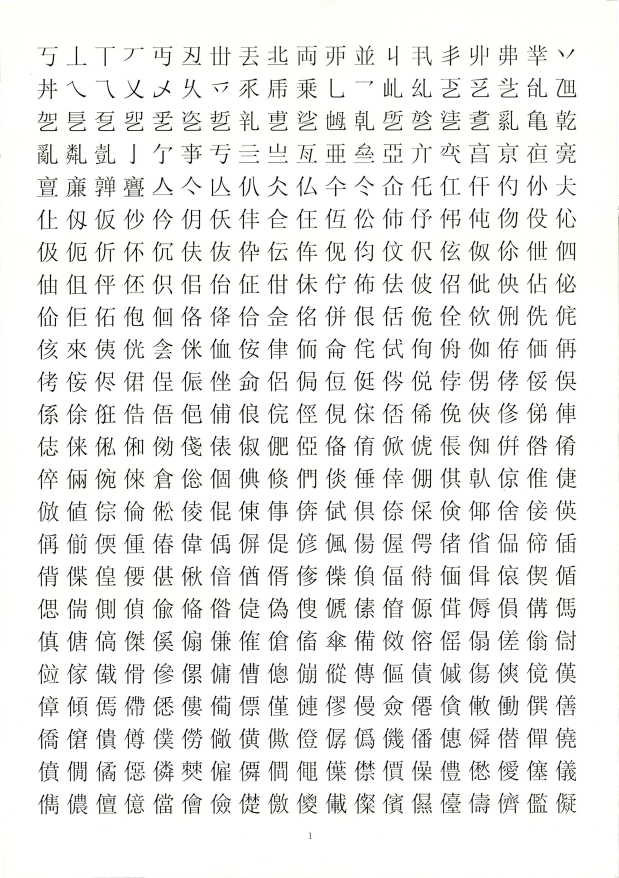
#> input picture 2万汉字/origin/浅红.0001.tif, 2474 x 3512 px (shown at 1/4 size); its folder holds only this picture in this run
$ python -i '剪切图片.py'   (imports and definitions only)   (older library calls are emulated)
#> lines starting #> are read from the running program, lines starting #| are printed output that depends on the picture; after the words box and inside, x2 and y2 are one past the last pixel; in counts of white or black regions, pixels touching at a corner belong together
# -*- coding: utf-8 -*-
import os
import cv2
import time
import numpy as np
import re  # 查找字符串   re.finditer(word, path)]
from matplotlib import pyplot as plt
from PIL import Image


# 可以读取带中文路径的图
# [9 lines left out: function cv_imread, not called in this run]


#遍历文件夹
list = []
def TraverFolders(rootDir):
#> further down, picture is the input picture: shape (3512, 2474, 3); mean B, G, R 235.7, 237, 236.8
    for lists in os.listdir(rootDir):
        path = os.path.join(rootDir, lists)
        list.append(path)
        if os.path.isdir(path):
            TraverFolders(path)
    return list

#倾斜校正
def copybook_correction(image):
    '''
    @description:字帖图像倾斜校正
    @image:字帖原图像
    @return:rotate_img 校正后的图片, angle 倾斜角度
    @author:RenHui
    '''
    edge_x = 50
    edge_y = 80
    # 设置ROI 截掉可能存在的边框
    image_ROI = image[edge_y:-edge_y, edge_x:-edge_x]
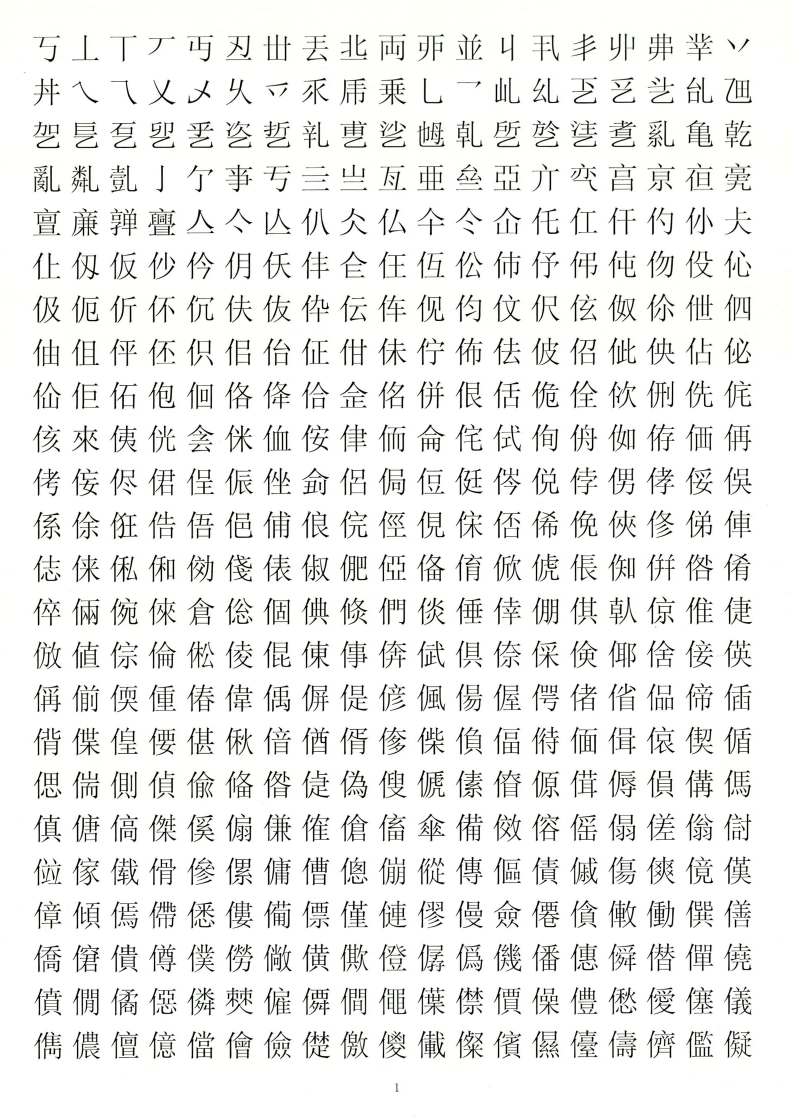
#> image_ROI: shape (3352, 2374, 3) (shown at 1/3 size); mean B, G, R 234.2, 235.4, 235.2

    # 灰度 二值 闭操作
    gary = cv2.cvtColor(image_ROI, cv2.COLOR_BGR2GRAY)
    retval, binary = cv2.threshold(gary, 0, 255, cv2.THRESH_OTSU)
#> binary: shape (3352, 2374); 91.8% white; 1671 black regions (18 under 20 px), largest, box (x1, y1, x2, y2) and area: (216, 625, 296, 708) 1694, (2172, 2180, 2254, 2262) 1594, (1272, 3093, 1335, 3175) 1569
#> retval = 150

    kernel = np.ones((3, 3), np.uint8)
    closing = cv2.morphologyEx(binary, cv2.MORPH_CLOSE, kernel)
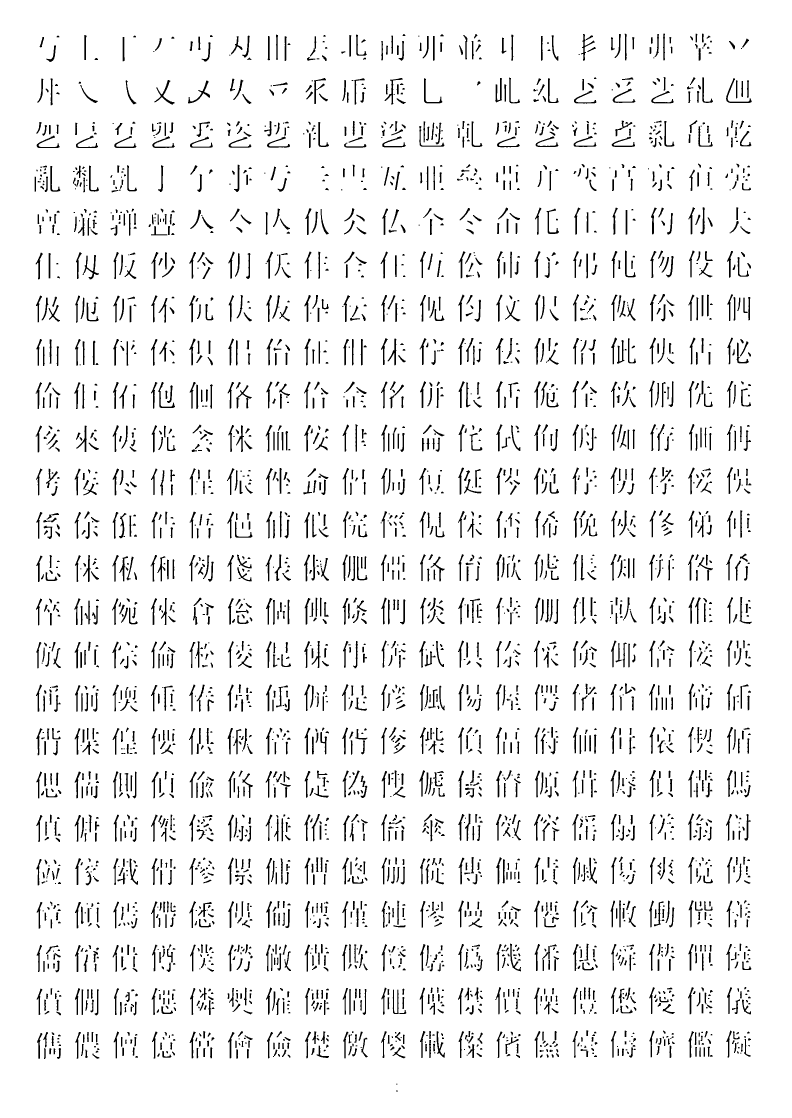
#> closing: shape (3352, 2374) (shown at 1/3 size); 93.5% white; 3727 black regions (376 under 20 px), largest, box (x1, y1, x2, y2) and area: (251, 765, 297, 838) 777, (463, 240, 524, 314) 766, (564, 242, 630, 310) 737

    # 将页码区域置白
    cv2.rectangle(closing, (1000, closing.shape[0] - 100), (1350, closing.shape[0]), 255, -1)

    # 取反
    closing = 255 - closing
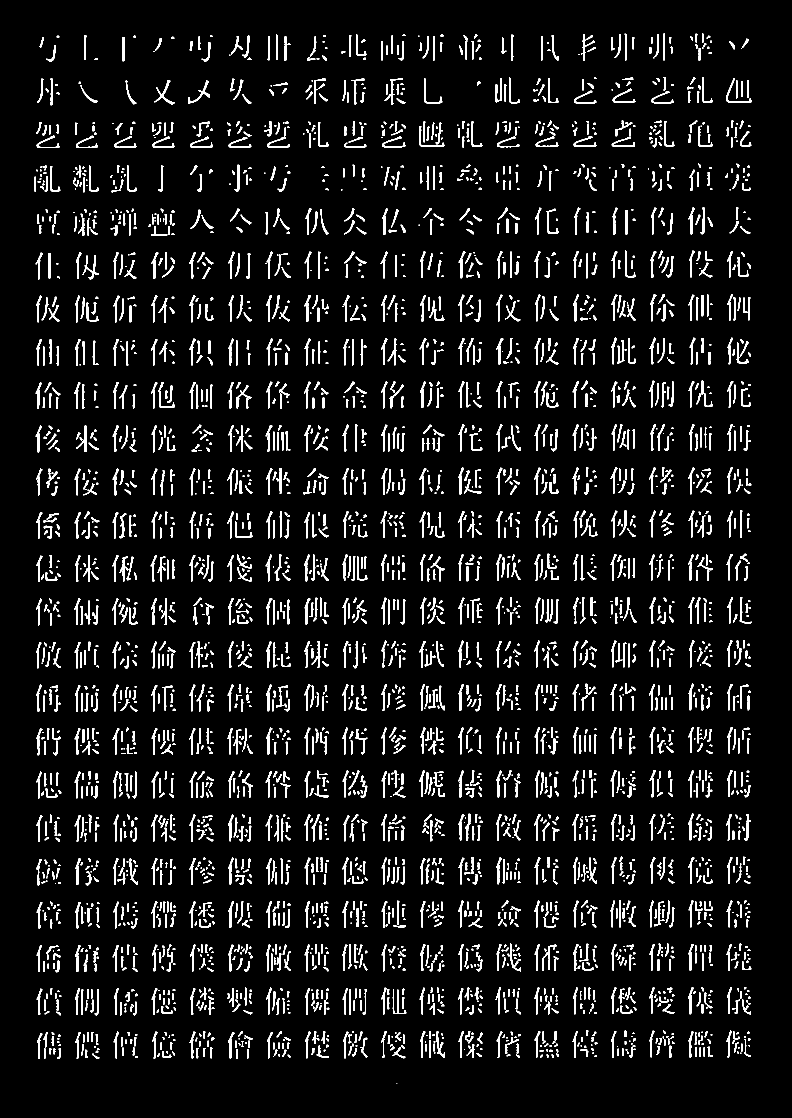
#> closing: shape (3352, 2374) (shown at 1/3 size); 6.5% white; 3726 white regions (375 under 20 px)

    # 提取轮廓 合并 计算最小外接矩形
    _, contours, _ = cv2.findContours(closing,
                                      cv2.RETR_TREE,
                                      cv2.CHAIN_APPROX_SIMPLE)
#> contours = 3727 contours, 631 with area under 20; largest, box (x1, y1, x2, y2) and area: (463, 240, 524, 314) 632, (251, 765, 297, 838) 616, (564, 242, 630, 310) 606, (709, 1156, 755, 1225) 540, (2178, 235, 2255, 309) 521
    max_contours = np.concatenate(contours)
#> max_contours = contour of 78522 points, box (x1, y1, x2, y2) (104, 101, 2255, 3252), area 544885
    min_rect = cv2.minAreaRect(max_contours)
#> min_rect = ((1180.9, 1676.5), (2150.4, 3149), -0.0863)

    # 计算在原图的中心点，角度
    center_point = (min_rect[0][0] + edge_x, min_rect[0][1] + edge_y)
#> center_point = (1230.9, 1756.5)
    angle = min_rect[2]
#> angle = -0.0863
    if angle < -45:
        angle += 90

    # 计算放射矩阵，旋转图像
    rotate_mat = cv2.getRotationMatrix2D(center_point, angle, 1)
#> rotate_mat = [[1, -0.00151, 2.65], [0.00151, 1, -1.85]]
    rotate_img = cv2.warpAffine(image, rotate_mat, (image.shape[1], image.shape[0]))
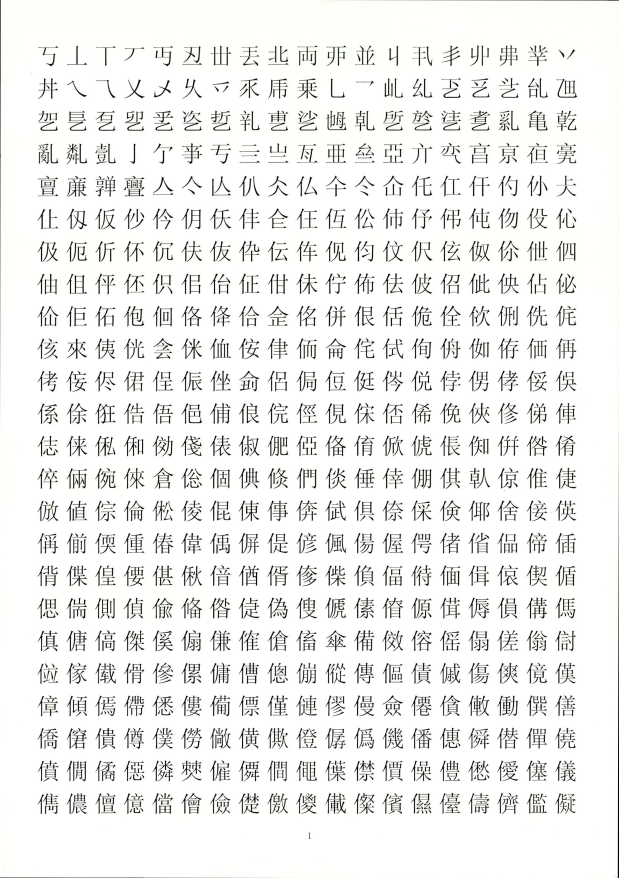
#> rotate_img: shape (3512, 2474, 3) (shown at 1/4 size); mean B, G, R 235.5, 236.8, 236.6

    return rotate_img, angle


# 切割存图
# [258 lines left out: function MyCutImg, not called in this run]


# --------------读取txt-------------------------------------------------------------
# [1 line not run here, left out]
# [1 line that did not run here, left out]
baseSavePath = r"D:\sxl\处理图片\汉字分类\2万汉字\汉字文件夹"
# --------------读取txt-------------------------------------------------------------

# --------------批量读图------------------------------------------------------------------------------------
path = r"D:\sxl\处理图片\汉字分类\不带花纹"
# [1 line that did not run here, left out]
# [1 line not run here, left out]
countfile = 0
countImg=0
iDisPlay=100
# [36 lines not run here, left out]

>>> import cv2
>>> picture = cv2.imread('origin/浅红.0001.tif')
>>> result = copybook_correction(picture)

$ run again, on 2万汉字/origin/浅红.0002.tif
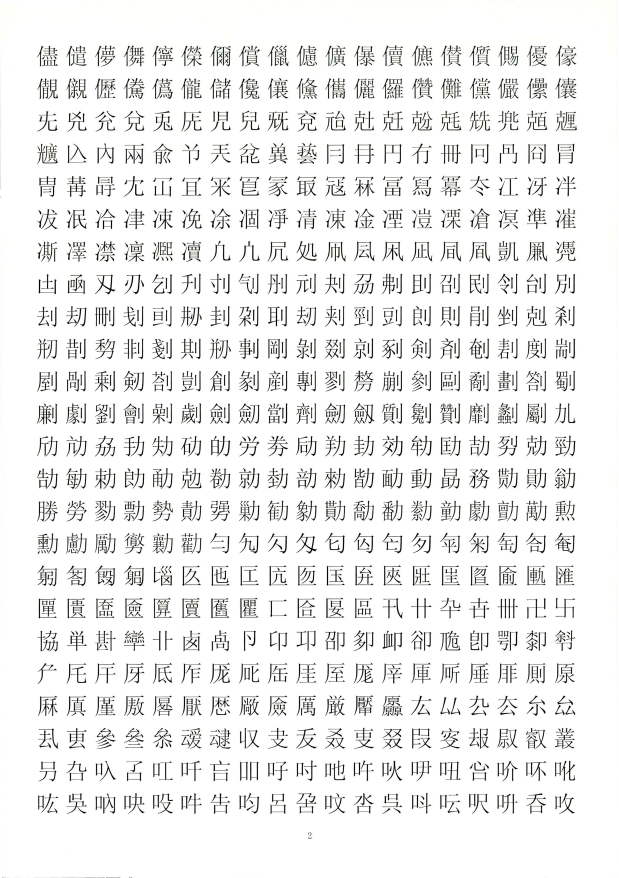
#> input picture 2万汉字/origin/浅红.0002.tif, 2474 x 3510 px (shown at 1/4 size)
#> picture is the input picture: shape (3510, 2474, 3); mean B, G, R 236.5, 237.1, 236.9
#> binary: shape (3350, 2374); 91.8% white; 1834 black regions (15 under 20 px), largest, box (x1, y1, x2, y2) and area: (1478, 1921, 1561, 2005) 1726, (2057, 888, 2139, 966) 1638, (219, 624, 294, 707) 1539
#> retval = 151
#> in copybook_correction, `closing = 255 - closing`:
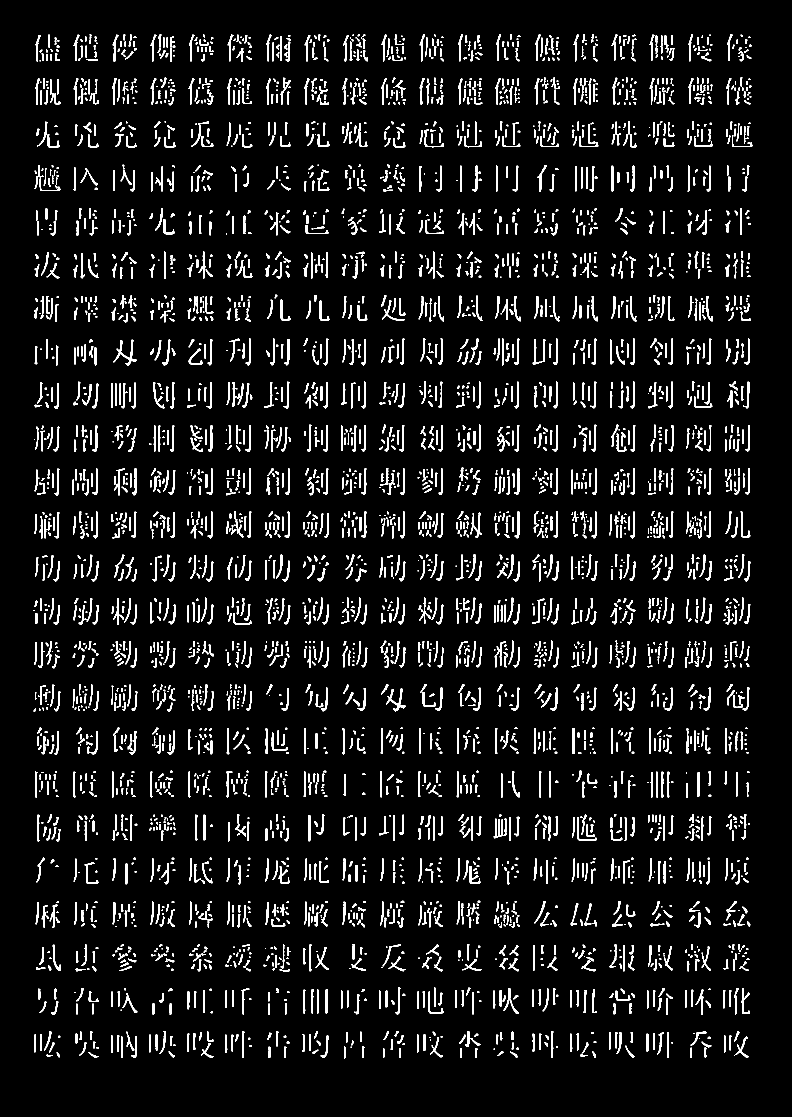
#> closing: shape (3350, 2374) (shown at 1/3 size); 6.3% white; 4292 white regions (547 under 20 px)
#> contours = 4292 contours, 941 with area under 20; largest, box (x1, y1, x2, y2) and area: (340, 1019, 410, 1097) 876, (1158, 2065, 1217, 2134) 765, (1411, 1538, 1446, 1614) 560, (2223, 2964, 2250, 3042) 481, (2090, 632, 2121, 705) 444
#> max_contours = contour of 72758 points, box (x1, y1, x2, y2) (101, 102, 2257, 3175), area 1635697
#> min_rect = ((1177.9, 1637.8), (3072.8, 2153.5), -89.94)
#> center_point = (1227.9, 1717.8)
#> in copybook_correction, `angle = min_rect[2]`: angle = -89.94
#> in copybook_correction, `angle += 90`: angle = 0.0637
#> rotate_mat = [[1, 0.00111, -1.91], [-0.00111, 1, 1.37]]
#> in copybook_correction, `rotate_img = cv2.warpAffine(image, rotate_mat, (image.shape[1], image...`:
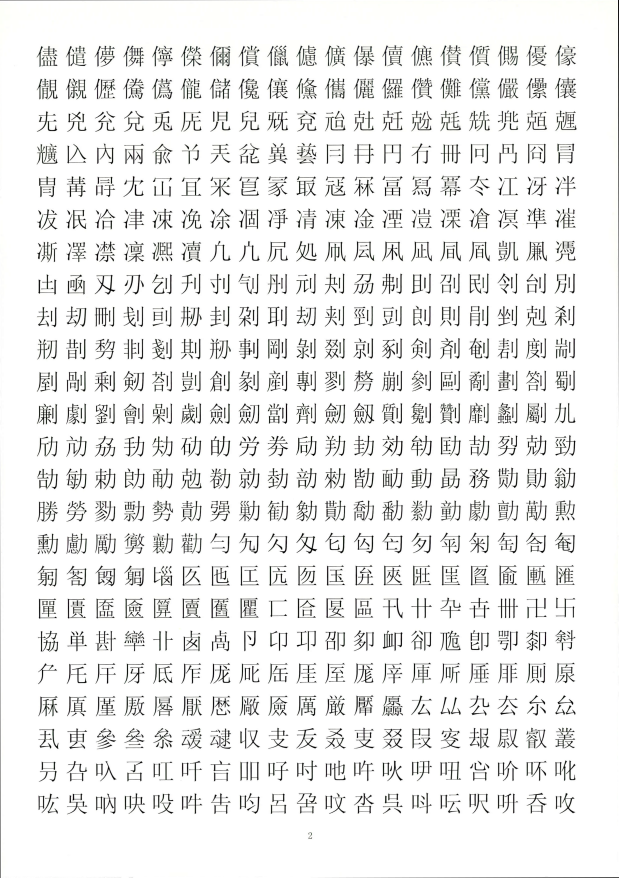
#> rotate_img: shape (3510, 2474, 3) (shown at 1/4 size); mean B, G, R 236.4, 236.9, 236.8

$ run again, on 2万汉字/origin/浅红.0003.tif
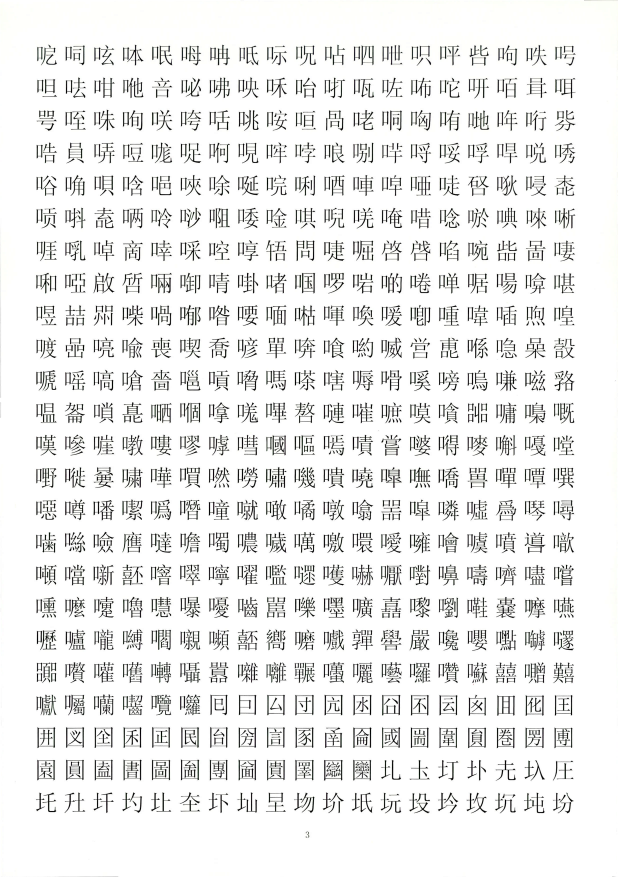
#> input picture 2万汉字/origin/浅红.0003.tif, 2474 x 3508 px (shown at 1/4 size)
#> picture is the input picture: shape (3508, 2474, 3); mean B, G, R 234.2, 234.8, 234.7
#> binary: shape (3348, 2374); 90.8% white; 1931 black regions (27 under 20 px), largest, box (x1, y1, x2, y2) and area: (1592, 1011, 1673, 1092) 1625, (1026, 1789, 1096, 1872) 1601, (1939, 2702, 2010, 2783) 1590
#> retval = 150
#> in copybook_correction, `closing = 255 - closing`:
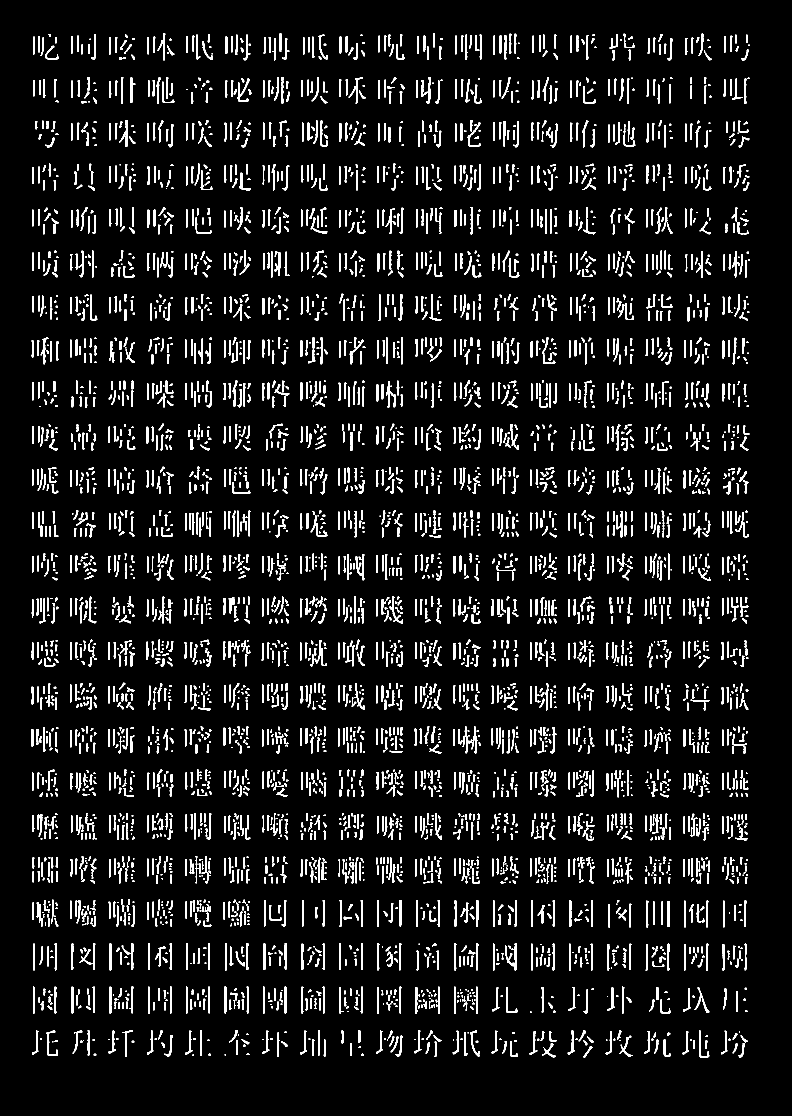
#> closing: shape (3348, 2374) (shown at 1/3 size); 7.1% white; 4893 white regions (573 under 20 px)
#> contours = 4893 contours, 1034 with area under 20; largest, box (x1, y1, x2, y2) and area: (711, 235, 750, 306) 538, (1049, 1012, 1091, 1093) 484, (139, 3091, 174, 3168) 481, (2084, 2962, 2128, 3038) 460, (1849, 1533, 1868, 1612) 455
#> max_contours = contour of 71144 points, box (x1, y1, x2, y2) (95, 100, 2250, 3173), area 2008656
#> min_rect = ((1170.7, 1635.4), (3071.1, 2152.9), -89.93)
#> center_point = (1220.7, 1715.4)
#> in copybook_correction, `angle = min_rect[2]`: angle = -89.93
#> in copybook_correction, `angle += 90`: angle = 0.0711
#> rotate_mat = [[1, 0.00124, -2.13], [-0.00124, 1, 1.52]]
#> in copybook_correction, `rotate_img = cv2.warpAffine(image, rotate_mat, (image.shape[1], image...`:
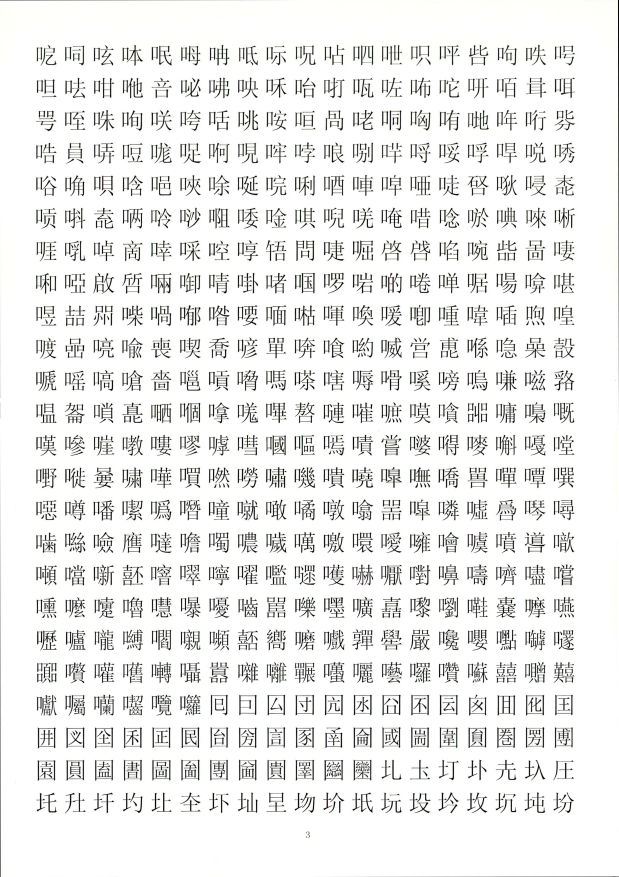
#> rotate_img: shape (3508, 2474, 3) (shown at 1/4 size); mean B, G, R 234, 234.7, 234.5
